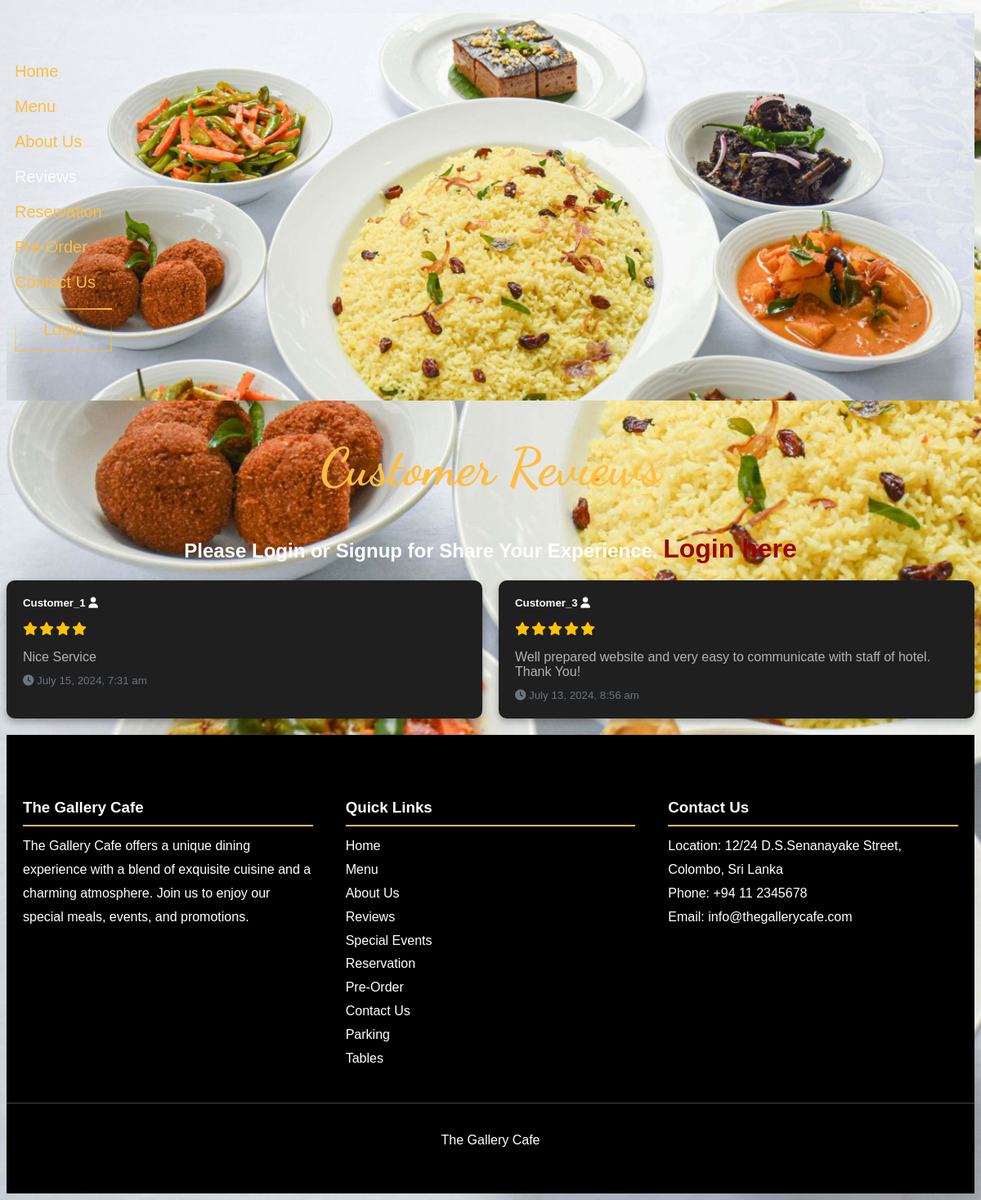
/the_gallery_cafe/guest/customer_reviews.php, run on the app's committed database.
### tables this page shows
CREATE TABLE `reviews` (
  `id` int(11) NOT NULL,
  `customer_name` varchar(255) NOT NULL,
  `review_text` text NOT NULL,
  `rating` int(11) NOT NULL CHECK (`rating` between 1 and 5),
  `created_at` timestamp NOT NULL DEFAULT current_timestamp()
);

### the_gallery_cafe/guest/customer_reviews.php (the view, shortened to what this page needs)
<?php
include('../config.php');
$result = $conn->query("SELECT * FROM reviews ORDER BY created_at DESC");
$reviews = $result->fetch_all(MYSQLI_ASSOC);
?>
<!DOCTYPE html>
<html lang="en">
<head>
    <link href="https://cdnjs.cloudflare.com/ajax/libs/font-awesome/6.1.1/css/all.min.css" rel="stylesheet">
</head>
<body>
<header>
    <nav>
        <ul class="nav-items">
            <li class="nav-item1"><a href="../index.php" class="nav-link">Home</a></li>
            <li class="nav-item2"><a href="menu.php" class="nav-link">Menu</a></li>
            <li class="nav-item3"><a href="about_us.php" class="nav-link">About Us</a></li>
            <li class="nav-item3"><a href="customer_reviews.php" class="nav-link">Reviews</a></li>
            <li class="nav-item4"><a href="reservation.php" class="nav-link">Reservation</a></li>
            <li class="nav-item5"><a href="pre_order.php" class="nav-link">Pre-Order</a></li>
            <li class="nav-item6"><a href="contact_us.php" class="nav-link">Contact Us</a></li>
            <li class="nav-item7"><a href="../login/login.php"><button class="nav-link nav-button">
            <span></span>
            <span></span>
            <span></span>
            <span></span>Login</button></a></li>
        </ul>
    </nav>
</header>
    <div class="container">
        <h1 class="text-center mb-4">Customer Reviews</h1>
        <h2 class="text-center2 mb-4">Please Login or Signup for Share Your Experience. <a href="../login/login.php">Login here</a></h2>
        <div class="reviews reviews-grid">
            <?php foreach ($reviews as $review): ?>
                <div class="review review-card">
                    <h5><?php echo htmlspecialchars($review['customer_name']); ?> <i class="fas fa-user"></i></h5>
                    <p class="rating">
                        <?php echo str_repeat('<i class="fa fa-star"></i>', $review['rating']) . str_repeat('<i class="fa fa-star-o"></i>', 5 - $review['rating']); ?>
                    </p>
                    <p><?php echo nl2br(htmlspecialchars($review['review_text'])); ?></p>
                    <small class="text-muted"><i class="fas fa-clock"></i> <?php echo date('F j, Y, g:i a', strtotime($review['created_at'])); ?></small>
                </div>
            <?php endforeach; ?>
        </div>
    </div>
    <footer>
        <div class="footer-content">
            <div class="footer-section about">
                <h3>The Gallery Cafe</h3>
                <p>The Gallery Cafe offers a unique dining experience with a blend of exquisite cuisine and a charming atmosphere. Join us to enjoy our special meals, events, and promotions.</p>
            </div>
            <div class="footer-section links">
                <h3>Quick Links</h3>
                <ul>
                    <li><a href="../index.php">Home</a></li>
                    <li><a href="menu.php">Menu</a></li>
                    <li><a href="about_us.php">About Us</a></li>
                    <li><a href="customer_reviews.php">Reviews</a></li>
                    <li><a href="promotion.php">Special Events</a></li>
                    <li><a href="reservation.php">Reservation</a></li>
                    <li><a href="pre_order.php">Pre-Order</a></li>
                    <li><a href="contact_us.php">Contact Us</a></li>
                    <li><a href="parking_availability.php">Parking</a></li>
                    <li><a href="tables.php">Tables</a></li>
                </ul>
            </div>
            <div class="footer-section contact">
                <h3>Contact Us</h3>
                <p>Location: 12/24 D.S.Senanayake Street, Colombo, Sri Lanka</p>
                <p>Phone: +94 11 2345678</p>
                <p>Email: info@thegallerycafe.com</p>
            </div>
          </div>
        <div class="footer-bottom">
            <p>The Gallery Cafe</p>
        </div>
    </footer>
</body>
</html>

### the_gallery_cafe/guest/customer_reviews.php (style rules this page uses)
body { background-image: url(../images/background/1.jpg); background-size: cover; animation: fadeIn 1.5s ease-in-out; font-family: 'Arial', sans-serif; }
.reviews { margin-top: 20px; }
.text-center { color: #ffbd42; font-size: 4rem; font-family: 'Dancing Script', sans-serif; text-align: center; }
.text-center2 { color: #fff; text-align: center; }
.review { background-color: #1f1f1f; padding: 20px; border-radius: 10px; box-shadow: 0 4px 8px rgba(0, 0, 0, 0.3); margin-bottom: 20px; }
.review h5 { margin-top: 0; margin-bottom: 10px; color: #fff; }
.review p { margin-bottom: 10px; color: #b3b3b3; }
.review .rating { color: #ffc107; margin-bottom: 5px; }
.review small { color: #6c757d; }
.fa-star { margin-right: 2px; }
.reviews-grid { display: flex; flex-wrap: wrap; gap: 20px; }
.review-card { flex: 1 1 calc(33.333% - 20px); box-sizing: border-box; }
.nav-items { display: flex; list-style: none; flex-direction: row; justify-content: right; padding: 50px 10px 50px; font-family: 'Gill Sans', 'Gill Sans MT', Calibri, 'Trebuchet MS', sans-serif; }
.nav-button { font-family: 'Gill Sans', 'Gill Sans MT', Calibri, 'Trebuchet MS', sans-serif; padding: 15px 35px 15px 35px; text-decoration: none; transition: 0.5s; font-size: 15px; overflow: hidden; display: inline-block; position: relative; display: inline-block; color: rgb(0, 0, 0); overflow: hidden; background-color: transparent; color: #fff; font-size: 20px; border: none; cursor: pointer; }
.nav-link { position: relative; text-decoration: none; color: #ffbd42; margin: 0px 50px 0px 0px; display: inline-block; font-size: 20px; }
.nav-link::after { content: ''; position: absolute; left: 0; bottom: -6px; width: 100%; height: 3px; background-color: #ffbd42; border-radius: 40px; transform: scaleX(0); transform-origin: right; transition: transform .3s; }
.nav-button span { position: absolute; display: block; }
.nav-button span:nth-child(1) { top: 0; left: 0; width: 100%; height: 2px; background: linear-gradient(90deg, transparent, #ffbd42); animation: btn1 1s linear infinite; }
.nav-button span:nth-child(2) { top: -100; right: 0; width: 2px; height: 100%; background: linear-gradient(180deg, transparent, #ffbd42); animation: btn2 1s linear infinite; animation-delay: -0.75s; }
.nav-button span:nth-child(3) { bottom: 0; right: 0; width: 100%; height: 2px; background: linear-gradient(180deg, transparent, #ffbd42); animation: btn3 1s linear infinite; animation-delay: -0.50s; }
.nav-button span:nth-child(4) { top: -100; left: 0; width: 2px; height: 100%; background: linear-gradient(180deg, transparent, #ffbd42); animation: btn4 1s linear infinite; animation-delay: -0.25s; }
.active { color: #fff; }
footer { background-color: #000000; color: #fff; padding: 40px 0; }
.footer-content { display: flex; justify-content: space-around; flex-wrap: wrap; }
.footer-section { flex: 1 1 300px; margin: 20px; }
.footer-section h3 { border-bottom: 2px solid #ffbd42; padding-bottom: 10px; margin-bottom: 10px; }
.footer-section p, .footer-section ul { margin: 0; padding: 0; list-style: none; line-height: 1.8; }
.footer-section a { color: #fff; text-decoration: none; }
.footer-bottom { text-align: center; padding-top: 20px; border-top: 1px solid #444; margin-top: 20px; }
@media only screen and (max-width: 1300px) { .nav-items { flex-direction: column; } }
@media only screen and (max-width: 1300px) { .nav-link { margin: 10px 0; } }
@media only screen and (max-width: 1300px) { header { background-image: url(../images/background/1.jpg); background-size: cover; } }
h2 a { color: #9b0202; text-decoration: none; font-size: 2rem; }

### data on the page
reviews: customer_name "Customer_1", rating 4 (drawn), review_text "Nice Service", created_at "July 15, 2024, 7:31 am"
reviews: customer_name "Customer_3", rating 5 (drawn), review_text "Well prepared website and very easy to communicate with staff of hotel. Thank You!", created_at "July 13, 2024, 8:56 am"
